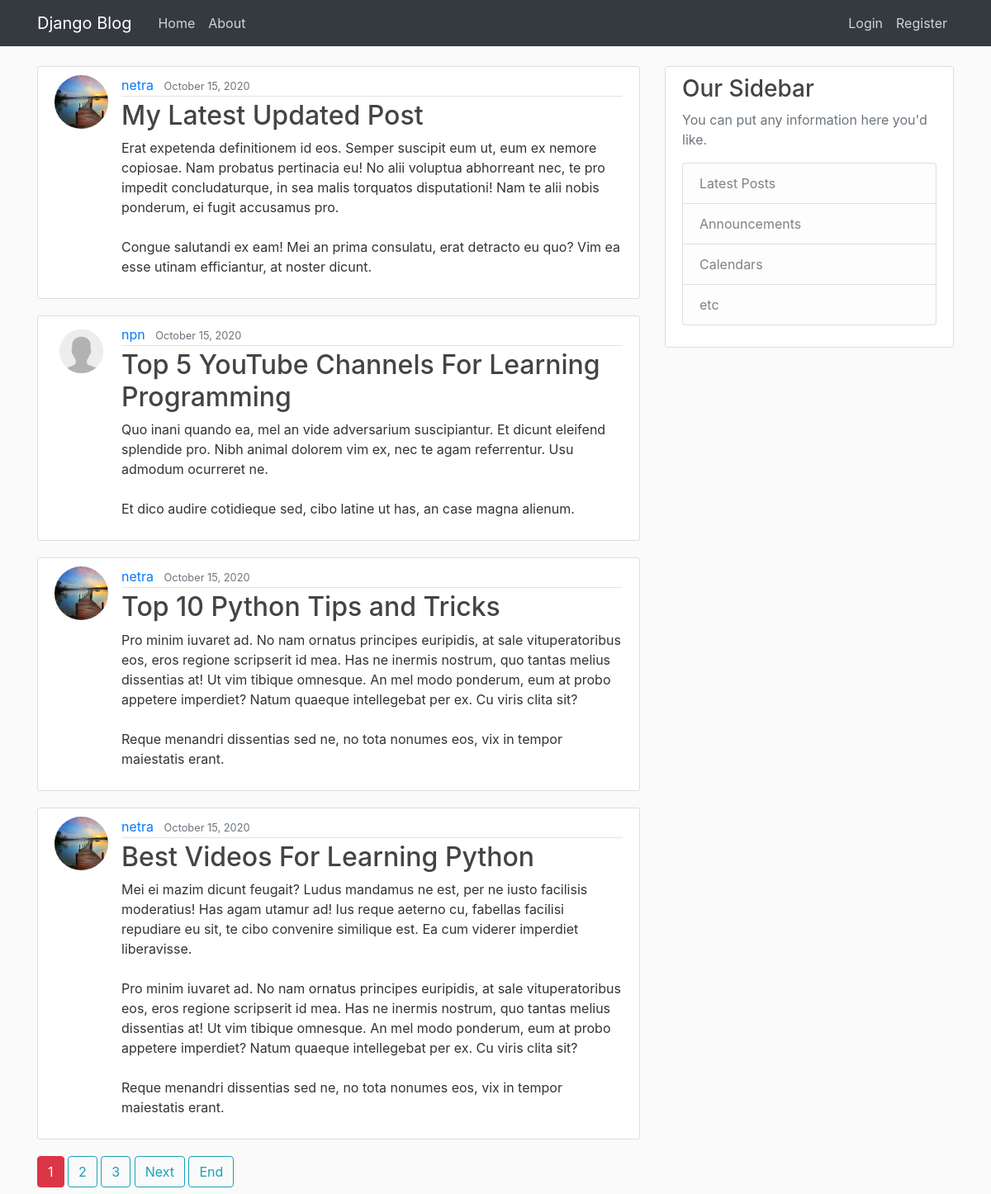
Screenshot of /blog/ with the database file from the repository.
### blog/models.py (models this page shows, shortened)
class Post(models.Model):
    title = models.CharField(max_length =100)
    content = models.TextField()
    date_posted = models.DateTimeField(default = timezone.now)
    author = models.ForeignKey(User,on_delete = models.CASCADE)

### users/models.py (models this page shows, shortened)
class Profile(models.Model):
    user = models.OneToOneField(User, on_delete = models.CASCADE)
    image = models.ImageField(default = 'default.jpg',upload_to = 'profile_pics')

### blog/views.py (the view)
# urls.py: path('', PostListView.as_view(),name='blog-home'),
class PostListView(ListView):
    model = Post
    template_name = 'blog/home.html' # <app>/<model>_<viewtype>.html
    context_object_name = 'posts'
    ordering = ['-date_posted'] # new to old
    paginate_by = 4

### blog/templates/blog/home.html (shortened to what this page needs)
{% extends "blog/base.html" %}
{% block content %}
    {% for post in posts %}
        <article class="media content-section">
            <img class="rounded-circle article-img" src="{{ post.author.profile.image.url }}">
          <div class="media-body">
            <div class="article-metadata">
              <a class="mr-2" href="#">{{ post.author }}</a>
              <small class="text-muted">{{ post.date_posted|date:"F d, Y" }}</small>
            </div>
            <h2><a class="article-title" href="{% url 'post-detail' post.id %}">{{ post.title }}</a></h2>
            <p class="article-content">{{ post.content }}</p>
          </div>
        </article>
    {% endfor %}
    {% if is_paginated %}
        {% for num in page_obj.paginator.page_range %}
            {% if page_obj.number == num %}
                <a class="btn btn-danger mb-2" href="?page={{ num }}">{{ num }}</a>
            {% elif num > page_obj.number|add:'-3' and num < page_obj.number|add:'3' %}
                <a class="btn btn-outline-info mb-2" href="?page={{ num }}">{{ num }}</a>
            {% endif %}
        {% endfor %}
        {% if page_obj.has_next%}
            <a class="btn btn-outline-info mb-2" href="?page={{page_obj.next_page_number}}">Next</a>
            <a class="btn btn-outline-info mb-2" href="?page={{ page_obj.paginator.num_pages }}">End</a>
        {% endif %}
    {% endif %}
{% endblock content %}

### blog/static/blog/css/main.css (style rules this page uses)
body { background: #fafafa; color: #333333; margin-top: 5rem; }
h1, h2, h3, h4, h5, h6 { color: #444444; }
.content-section { background: #ffffff; padding: 10px 20px; border: 1px solid #dddddd; border-radius: 3px; margin-bottom: 20px; }
.article-title { color: #444444; }
.article-content { white-space: pre-line; }
.article-img { height: 65px; width: 65px; margin-right: 16px; }
.article-metadata { padding-bottom: 1px; margin-bottom: 4px; border-bottom: 1px solid #e3e3e3 }

### rows the page displays
Post: author.profile.image (picture), author "netra", date_posted "October 15, 2020", title "My Latest Updated Post", content "Erat expetenda definitionem id eos. Semper suscipit eum ut, eum ex nemore copiosae. Nam probatus pertinacia eu! No alii voluptua abhorreant nec, te pro impedit concludaturque, in sea malis torquatos disputationi! Nam te alii nobis ponderum, ei fugit accusamus pro. Congue salutandi ex eam! Mei an prima consulatu, erat detracto eu quo? Vim ea esse utinam efficiantur, at noster dicunt."
Post: author.profile.image (placeholder picture), author "npn", date_posted "October 15, 2020", title "Top 5 YouTube Channels For Learning Programming", content "Quo inani quando ea, mel an vide adversarium suscipiantur. Et dicunt eleifend splendide pro. Nibh animal dolorem vim ex, nec te agam referrentur. Usu admodum ocurreret ne. Et dico audire cotidieque sed, cibo latine ut has, an case magna alienum."
Post: author.profile.image (picture), author "netra", date_posted "October 15, 2020", title "Top 10 Python Tips and Tricks", content "Pro minim iuvaret ad. No nam ornatus principes euripidis, at sale vituperatoribus eos, eros regione scripserit id mea. Has ne inermis nostrum, quo tantas melius dissentias at! Ut vim tibique omnesque. An mel modo ponderum, eum at probo appetere imperdiet? Natum quaeque intellegebat per ex. Cu viris clita sit? Reque menandri dissentias sed ne, no tota nonumes eos, vix in tempor maiestatis erant."
Post: author.profile.image (picture), author "netra", date_posted "October 15, 2020", title "Best Videos For Learning Python", content "Mei ei mazim dicunt feugait? Ludus mandamus ne est, per ne iusto facilisis moderatius! Has agam utamur ad! Ius reque aeterno cu, fabellas facilisi repudiare eu sit, te cibo convenire similique est. Ea cum viderer imperdiet liberavisse. Pro minim iuvaret ad. No nam ornatus principes euripidis, at sale vituperatoribus eos, eros regione scripserit id mea. Has ne inermis nostrum, quo tantas melius dissentias at! Ut vim tibique omnesque. An mel modo ponderum, eum at probo appetere imperdiet? Natum quaeque intellegebat per ex. Cu viris clita sit? Reque menandri dissentias sed ne, no tota nonumes eos, vix in tempor maiestatis erant."

### other values shown
{{ num }} "1"
{{ num }} "2" "3"
